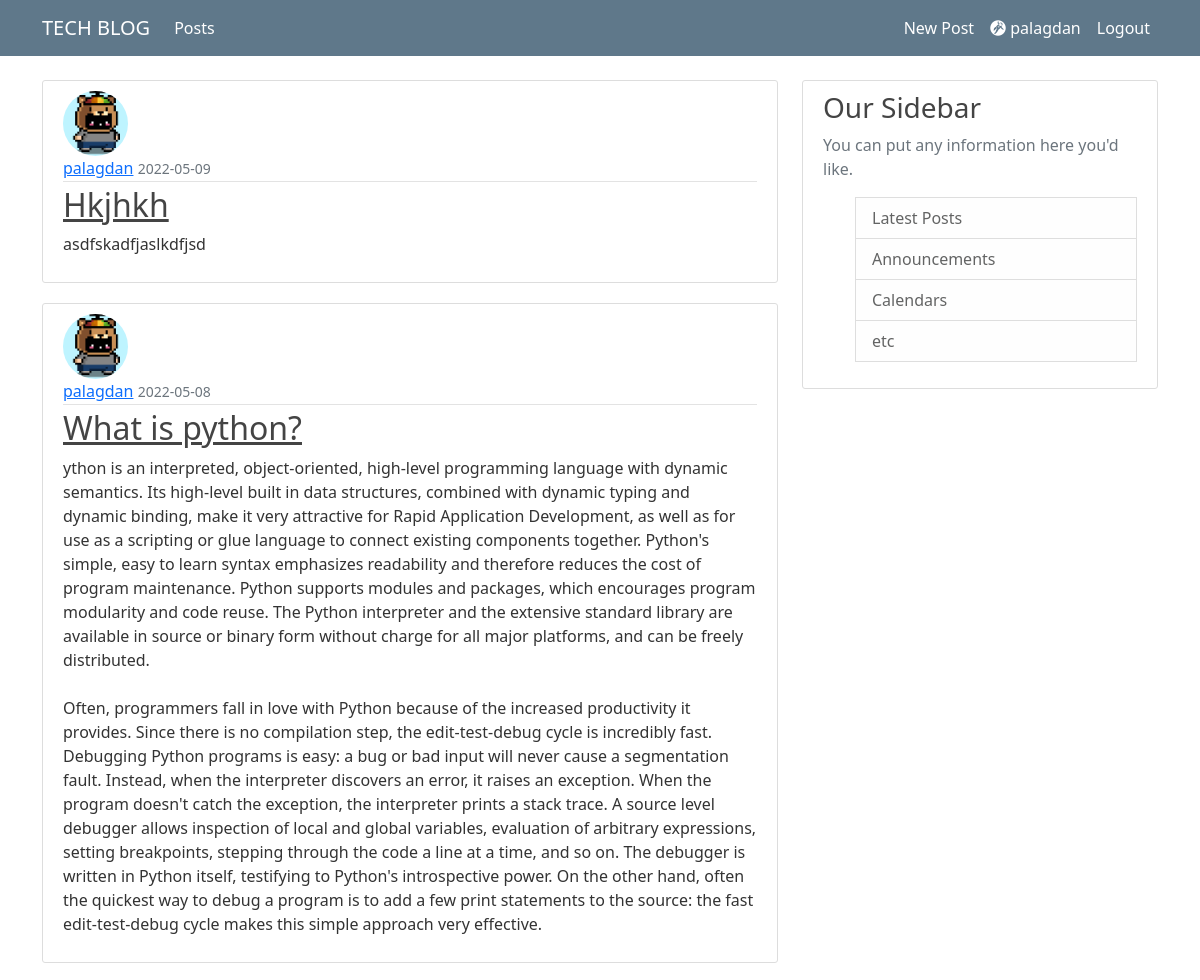
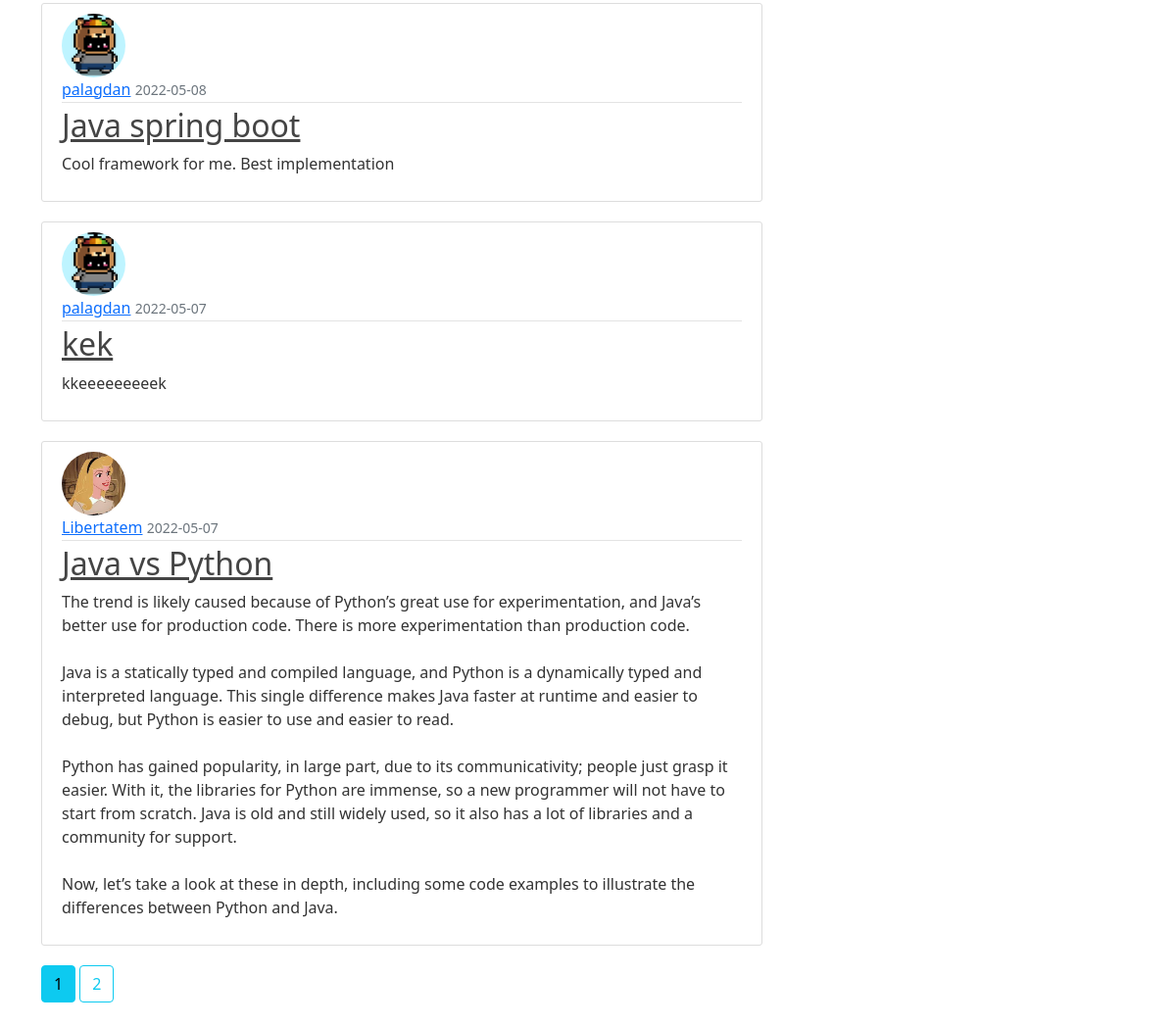
/articles (signed in), run on the app's committed database (2 pictures, top to bottom).
### blog/models.py (models this page shows, shortened)
class User(db.Model, UserMixin):
    id = db.Column(db.Integer(), primary_key=True)
    username = db.Column(db.String(length=30), nullable=False, unique=True)
    email = db.Column(db.String(length=100), nullable=False, unique=True)
    image_file = db.Column(db.String(length=20), nullable=False, default='default.jpg')
    password = db.Column(db.String(length=60), nullable=False)
    posts = db.relationship('Post', backref='author', lazy=True)
    @property
    def passwordHash(self):
        return self.password

class Post(db.Model):
    id = db.Column(db.Integer(), primary_key=True)
    title = db.Column(db.String(length=50), nullable=False)
    content = db.Column(db.String(length=5000), nullable=False)
    date_posted = db.Column(db.DateTime, nullable=False, default=datetime.utcnow)
    owner = db.Column(db.Integer(), db.ForeignKey('user.id'), nullable=False)

### blog/main/routes.py (the view)
@main.route('/articles')
@login_required
def article_page():
    page = request.args.get('page', 1, type=int)
    posts = Post.query.order_by(Post.date_posted.desc()).paginate(page=page, per_page=5)
    return render_template('articles.html', posts=posts)

### blog/models.py (called while the page is built)
@login_manager.user_loader
def load_user(user_id):
    return User.query.get(int(user_id))

### blog/templates/articles.html (shortened to what this page needs)
{% extends 'based.html' %}
{% block content %}
    {% for post in posts.items %}
        <article class="media content-section">
            <img src="{{ url_for('static', filename='images/' + post.author.image_file) }}" alt="" class="rounded-circle article-img">
            <div class="media-body">
                <div class="article-metadata">
                     <a class="mr-2" href="{{ url_for('users.username_page', username=post.author.username) }}">{{ post.author.username }}</a>
                    <small class="text-muted">{{ post.date_posted.strftime('%Y-%m-%d') }}</small>
                </div>
                <h2><a href="{{ url_for('posts.post', post_id=post.id) }}" class="article-title"> {{ post.title }}</a></h2>
                <p class="article-content"> {{ post.content }}</p>
            </div>
        </article>
        {% endfor %}
        {% for page_num in posts.iter_pages(left_edge=1, right_edge=1,left_current=1,right_current=2) %}
            {% if page_num %}
                {% if posts.page == page_num %}
                    <a href="{{ url_for('main.article_page', page=page_num)}}" class="btn btn-info mb-4">{{ page_num }}</a>
                    {% else %}
                    <a href="{{ url_for('main.article_page', page=page_num)}}" class="btn btn-outline-info mb-4">{{ page_num }}</a>
                    {% endif %}
            {% endif %}
            {% endfor %}
{% endblock %}

### blog/templates/based.html (shortened to what this page needs)
<!doctype html>
<html lang="en">
   <head>
      <link href="https://cdn.jsdelivr.net/npm/bootstrap@5.1.3/dist/css/bootstrap.min.css" rel="stylesheet">
      <link rel="stylesheet" type="text/css" href="{{ url_for('static', filename='main.css') }}">
   </head>
   <body>
      <header class="site-header">
         <nav class="navbar navbar-expand-md navbar-dark bg-steel fixed-top">
            <div class="container">
               <a class="navbar-brand" href="{{ url_for('main.article_page') }}">TECH BLOG</a>
             {% if current_user.is_authenticated %}
               <div class="collapse navbar-collapse" id="navbarNav">
                  <ul class="navbar-nav mr-auto">
                     <li class="nav-item">
                        <a class="nav-link active" aria-current="page" href="{{ url_for('main.article_page') }}">Posts</a>
                     </li>
                  </ul>
               </div>
            {% endif %}
               <div>
                  {% if current_user.is_authenticated %}
                  <ul class="navbar-nav">
                     <li class="nav-item">
                        <a class="nav-link active" aria-current="page" href="{{ url_for('posts.new_post') }}">New Post</a>
                     </li>
                     <li class="nav-item">
                        <a class="nav-link active" href="{{ url_for('users.account') }}">
                        <i class="fa-brands fa-grav"></i>
                        {{ current_user.username }}
                        </a>
                     </li>
                     <li class="nav-item">
                        <a class="nav-link active" aria-current="page" href="{{ url_for('users.logout_page') }}">Logout</a>
                     </li>
                  </ul>
                  {% endif %}
               </div>
            </div>
         </nav>
      </header>
      <main role="main" class="container">
         <div class="row">
            <div class="col-md-8">
                {% block content %} {% endblock %}
            </div>
            <div class="col-md-4">
                <div class="content-section">
                    <h3>Our Sidebar</h3>
                    <p class="text-muted">You can put any information here you'd like.
                        <ul>
                            <li class="list-group-item list-group-item-light">Latest Posts</li>
                            <li class="list-group-item list-group-item-light">Announcements</li>
                            <li class="list-group-item list-group-item-light">Calendars</li>
                            <li class="list-group-item list-group-item-light">etc</li>
                        </ul>
                    </p>
                </div>
            </div>
         </div>
      </main>
   </body>
</html>

### blog/static/main.css (style rules this page uses)
body { background: white; color: #333333; margin-top: 5rem; }
h1, h2, h3, h4, h5, h6 { color: #444444; }
.bg-steel { background-color: #5f788a; }
.site-header .navbar-nav .nav-link { color: #cbd5db; }
.site-header .navbar-nav .nav-link.active { font-weight: 500; }
.content-section { background: #ffffff; padding: 10px 20px; border: 1px solid #dddddd; border-radius: 3px; margin-bottom: 20px; }
.article-title { color: #444444; }
.article-content { white-space: pre-line; }
.article-img { height: 65px; width: 65px; margin-right: 16px; }
.article-metadata { padding-bottom: 1px; margin-bottom: 4px; border-bottom: 1px solid #e3e3e3 }

### data on the page
User: username "palagdan"
Post: image_file (picture), author.username "palagdan", date_posted "2022-05-09", title "Hkjhkh", content "asdfskadfjaslkdfjsd"
Post: image_file (picture), author.username "palagdan", date_posted "2022-05-08", title "What is python?", content "ython is an interpreted, object-oriented, high-level programming language with dynamic semantics. Its high-level built in data structures, combined with dynamic typing and dynamic binding, make it very attractive for Rapid Application Development, as well as for use as a scripting or glue language to connect existing components together. Python's simple, easy to learn syntax emphasizes readability and therefore reduces the cost of program maintenance. Python supports modules and packages, which encourages program modularity and code reuse. The Python interpreter and the extensive standard library are available in source or binary form without charge for all major platforms, and can be…"
Post: image_file (picture), author.username "palagdan", date_posted "2022-05-08", title "Java spring boot", content "Cool framework for me. Best implementation"
Post: image_file (picture), author.username "palagdan", date_posted "2022-05-07", title "kek", content "kkeeeeeeeeek"
Post: image_file (picture), author.username "Libertatem", date_posted "2022-05-07", title "Java vs Python", content "The trend is likely caused because of Python’s great use for experimentation, and Java’s better use for production code. There is more experimentation than production code. Java is a statically typed and compiled language, and Python is a dynamically typed and interpreted language. This single difference makes Java faster at runtime and easier to debug, but Python is easier to use and easier to read. Python has gained popularity, in large part, due to its communicativity; people just grasp it easier. With it, the libraries for Python are immense, so a new programmer will not have to start from scratch. Java is old and still widely used, so it also has a lot of libraries and a community for…"

### other printed values
{{ page_num }} "1"
{{ page_num }} "2"
